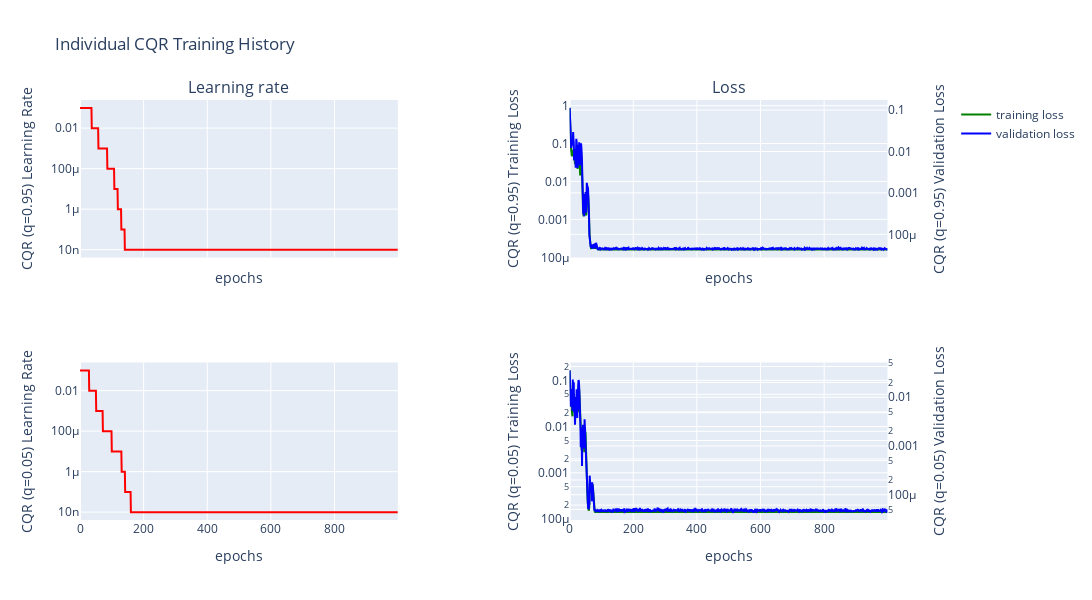

Notebook cell for this chart:
### Markdown cell above
# quantile regression
Here qunatile regression is done to bound the errors with confidence values

### Code cell
dm.train_individual_qr(alpha=0.1, hidden_layers=[2],  epochs= 1000, batch_size=320)
dm.cqr.plot_qr_training_history()

### Figure 1 — Plotly figure (JSON) as saved in the notebook; plotly's stock layout.template omitted (floating-point values rounded to 4 significant figures; data arrays with more than 128 entries replaced by an {"elided": "..."} marker saying what was removed)
{"data": [{"line": {"color": "red"}, "mode": "lines", "name": "learning rate", "showlegend": false, "type": "scatter", "x": {"elided": "1000 int values"}, "xaxis": "x", "y": {"elided": "1000 float values"}, "yaxis": "y"}, {"line": {"color": "green"}, "mode": "lines", "name": "training loss", "showlegend": true, "type": "scatter", "x": {"elided": "1000 int values"}, "xaxis": "x2", "y": {"elided": "1000 float values"}, "yaxis": "y2"}, {"line": {"color": "blue"}, "mode": "lines", "name": "validation loss", "showlegend": true, "type": "scatter", "x": {"elided": "1000 int values"}, "xaxis": "x2", "y": {"elided": "1000 float values"}, "yaxis": "y3"}, {"line": {"color": "red"}, "mode": "lines", "name": "learning rate", "showlegend": false, "type": "scatter", "x": {"elided": "1000 int values"}, "xaxis": "x3", "y": {"elided": "1000 float values"}, "yaxis": "y4"}, {"line": {"color": "green"}, "mode": "lines", "name": "training loss", "showlegend": false, "type": "scatter", "x": {"elided": "1000 int values"}, "xaxis": "x4", "y": {"elided": "1000 float values"}, "yaxis": "y5"}, {"line": {"color": "blue"}, "mode": "lines", "name": "validation loss", "showlegend": false, "type": "scatter", "x": {"elided": "1000 int values"}, "xaxis": "x4", "y": {"elided": "1000 float values"}, "yaxis": "y6"}], "layout": {"annotations": [{"font": {"size": 16}, "showarrow": false, "text": "Learning rate", "x": 0.185, "xanchor": "center", "xref": "paper", "y": 1, "yanchor": "bottom", "yref": "paper"}, {"font": {"size": 16}, "showarrow": false, "text": "Loss", "x": 0.755, "xanchor": "center", "xref": "paper", "y": 1, "yanchor": "bottom", "yref": "paper"}], "height": 600, "title": {"text": "Individual CQR Training History"}, "width": 1800, "xaxis": {"anchor": "y", "domain": [0, 0.37], "matches": "x3", "showticklabels": false, "title": {"text": "epochs"}}, "xaxis2": {"anchor": "y2", "domain": [0.57, 0.94], "matches": "x4", "showticklabels": false, "title": {"text": "epochs"}}, "xaxis3": {"anchor": "y4", "domain": [0, 0.37], "title": {"text": "epochs"}}, "xaxis4": {"anchor": "y5", "domain": [0.57, 0.94], "title": {"text": "epochs"}}, "yaxis": {"anchor": "x", "domain": [0.625, 1], "title": {"text": "CQR (q=0.95)\nLearning Rate"}, "type": "log"}, "yaxis2": {"anchor": "x2", "domain": [0.625, 1], "title": {"text": "CQR (q=0.95)\nTraining Loss"}, "type": "log"}, "yaxis3": {"anchor": "x2", "overlaying": "y2", "side": "right", "title": {"text": "CQR (q=0.95)\nValidation Loss"}, "type": "log"}, "yaxis4": {"anchor": "x3", "domain": [0, 0.375], "title": {"text": "CQR (q=0.05)\nLearning Rate"}, "type": "log"}, "yaxis5": {"anchor": "x4", "domain": [0, 0.375], "title": {"text": "CQR (q=0.05)\nTraining Loss"}, "type": "log"}, "yaxis6": {"anchor": "x4", "overlaying": "y5", "side": "right", "title": {"text": "CQR (q=0.05)\nValidation Loss"}, "type": "log"}}}
